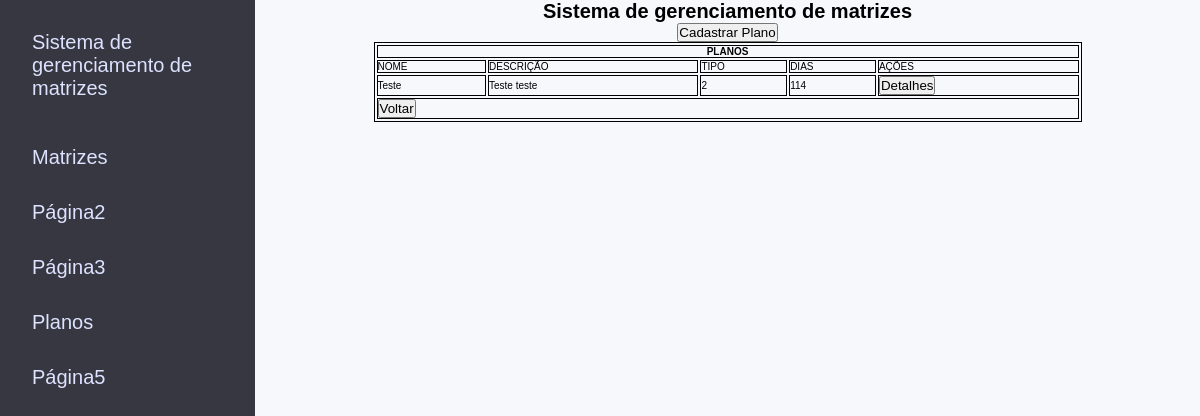
Page /planos.html on the earlier database version.
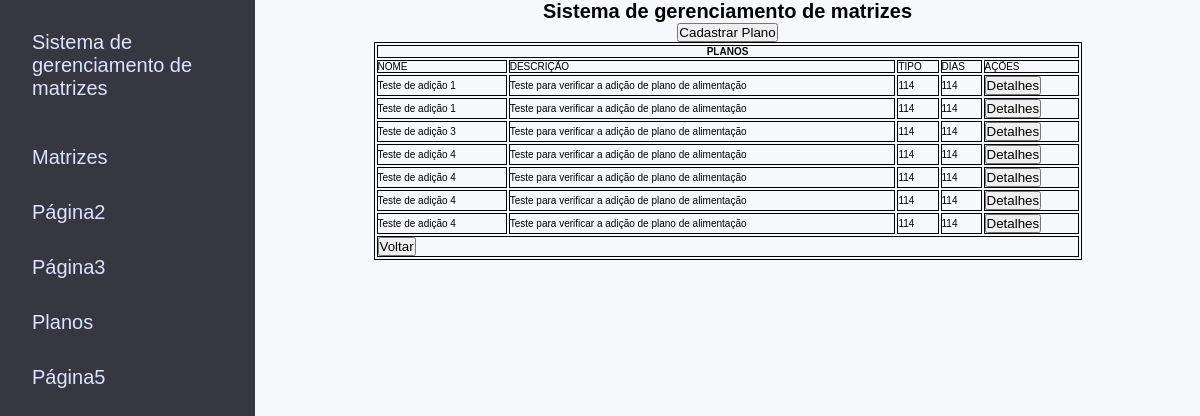
Same page on the later database version.
### ext/site/model/Plano.py (models this page shows)
class Plano(db.Model):
    __tablename__ = "planos"
    __table_args__ = {'extend_existing': True}
    id = db.Column("id", db.Integer, primary_key=True)
    nome = db.Column("nome", db.String)
    descricao = db.Column("descricao", db.String)
    tipo = db.Column("tipo", db.String)
    quantidadeDias = db.Column("quantidadeDias", db.Integer)
    deleted = db.Column("deleted", db.Boolean, default=False)
    active = db.Column("active", db.Boolean, default=True)

### ext/site/view/planos.py (the view)
@bp_planos.route("/planos.html")
def planos():
        templateData = {
            'title': 'Sistema de gerenciamento de matrizes',
        }
        planos = planosCRUD.consultarPlanos()
        return render_template("main/planos.html", planos=planos, **templateData)

### ext/db/planosCRUD.py (called while the page is built)
def consultarPlanos():  # Read
    try:
        planos = db.session.query(Plano.Plano).all()
        return planos
    except BaseException as e:
        return Response(response=json.dumps("{success: false, message: " + e.args[0] + ", response: null}"), status=501)

### templates/main/planos.html (shortened to what this page needs)
{% extends "base.html" %}
{% block style %}
<link rel="stylesheet" href="../../static/css/matrizes.css">
<link rel="stylesheet" href="../../static/css/styles.css">
<link rel="stylesheet" href="../../static/css/modal.css">
{% endblock %}
{% block main %}
<div class="wrapper">
    <h1>{{ title }}</h1>
    <div class="links">
        <button onclick="mostrarModal()">Cadastrar Plano</button>
    </div>
    <table>
        <th colspan="5">
            PLANOS
        </th>
        <tr>
            <td>NOME</td>
            <td>DESCRIÇÃO</td>
            <td>TIPO</td>
            <td>DIAS</td>
            <td>AÇÕES</td>
        </tr>
        {% for plano in planos %}
        <tr>
            <td>{{plano.nome}}</td>
            <td>{{plano.descricao}}</td>
            <td>{{plano.tipo}}</td>
            <td>{{plano.quantidadeDias}}</td>
            <td><button id="botao" name="botao" value="{{ plano.id }}"
                    onclick="showmodal('{{plano.id}}')">Detalhes</button></td>
        </tr>
        {% endfor %}
        <tr>
            <td colspan="5"><a href="/"><button>Voltar</button></a></td>
        </tr>
    </table>
</div>
{% endblock %}

### templates/base.html (shortened to what this page needs)
<!DOCTYPE html>
<html lang="pt-BR">
<head>
    <link rel="stylesheet" href="../static/css/global.css">
    {% block style %}{% endblock %}
</head>
<body>
    <aside>{% include "barra.html" %}</aside>
    <main>{% block main %}{% endblock %}</main>
</body>
</html>

### templates/barra.html (shortened to what this page needs)
{% block style %}
<link rel="stylesheet" href="../static/css/barra.css">
{% endblock %}
{% block barra %}
<header>
    <p><a href="/">Sistema de gerenciamento de matrizes</a></p>
</header>
<nav>
    <ul>
        <li>
            <label for="id1"><a href="matrizes.html">Matrizes</a></label>
        </li>
        <li>
            <label for="id2"><a href="registros.html">Página2</a></label>
        </li>
        <li>
            <label for="id3"><a href="usuarios.html"></a>Página3</label>
        </li>
        <li>
            <label for="id4"><a href="planos.html">Planos</a></label>
        </li>
        <li>
            <label for="id5">Página5</label>
        </li>
    </ul>
</nav>
{% endblock %}

### static/css/global.css (style rules this page uses)
* { margin: 0; padding: 0; box-sizing: border-box; }
html { font-size: 62.5%; }
a,a:visited { text-decoration: none; color: #DDE2FF; }
body { font-family: 'Mulish', sans-serif; background: #F7F8FC; display: flex; width: 100vw; }

### static/css/matrizes.css (style rules this page uses)
.wrapper { width: 100%; height: 100%; display: flex; align-items: center; justify-content: center; flex-direction: column; }
.wrapper table { width: 80%; margin: 0 auto; border: 1px solid #000; }
th,td,tr { border: 1px solid #000; }

### static/css/styles.css (style rules this page uses)
main { width: 100%; padding: 0 30px; }

### static/css/barra.css (style rules this page uses)
aside { position: fixed; width: 100%; height: 100%; max-width: 255px; background-color: #363740; color: #DDE2FF; }
main { margin-left: 255px; }
aside header { display: flex; align-items: center; height: 130px; font-size: 2rem; padding: 5px 32px; }
aside nav ul { list-style: none; }
aside nav ul li { font-size: 2rem; height: 55px; transition: all 0.4s ease-in-out; cursor: pointer; padding: 18px 32px; position: relative; }
aside nav ul li label { display: flex; align-items: center; flex-direction: row; cursor: pointer; height: 100%; }
main { width: 100%; }

Differences in the rows shown:
changed Plano (number 1 of 7 on the later page): nome "Teste" → "Teste de adição 1"; descricao "Teste teste" → "Teste para verificar a adição de plano de alimentação"; tipo "2" → "114"
added Plano: nome "Teste de adição 1", descricao "Teste para verificar a adição de plano de alimentação", tipo "114", quantidadeDias "114", {{ plano.id }} 2 (drawn)
added Plano: nome "Teste de adição 3", descricao "Teste para verificar a adição de plano de alimentação", tipo "114", quantidadeDias "114", {{ plano.id }} 3 (drawn)
added Plano: nome "Teste de adição 4", descricao "Teste para verificar a adição de plano de alimentação", tipo "114", quantidadeDias "114", {{ plano.id }} 4 (drawn)
added Plano: nome "Teste de adição 4", descricao "Teste para verificar a adição de plano de alimentação", tipo "114", quantidadeDias "114", {{ plano.id }} 5 (drawn)
added Plano: nome "Teste de adição 4", descricao "Teste para verificar a adição de plano de alimentação", tipo "114", quantidadeDias "114", {{ plano.id }} 6 (drawn)
added Plano: nome "Teste de adição 4", descricao "Teste para verificar a adição de plano de alimentação", tipo "114", quantidadeDias "114", {{ plano.id }} 7 (drawn)
